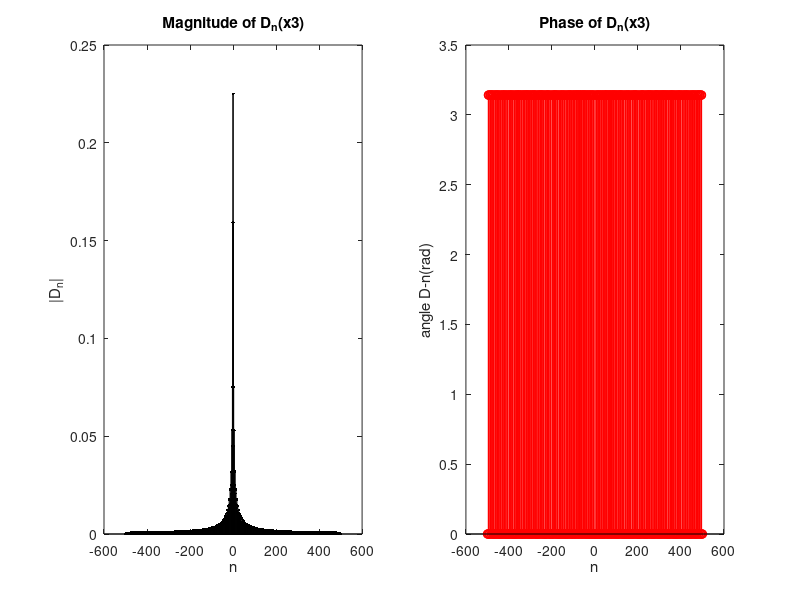

MATLAB code for this plot:
%A.4

%PART A
%x1(t)
clf;
n = (-5:5);
D_n = (1./(pi.*n)) .* ( (1/2)*(sin((3-n).*pi) + sin((3+n).*pi)) + (1/4)*(sin((1-n).*pi) + sin((1+n).*pi)) );
subplot(1,2,1);
stem(n,abs(D_n), '.k');
xlabel('n');
ylabel('|D_n|');
title('Magnitude of D_n(x1)');
subplot(1,2,2);
stem(n, angle(D_n), 'r');
xlabel('n');
ylabel('angle D-n(rad)');
title('Phase of D_n(x1)');

%x2(t)
clf;
n = (-5:5);
D_n = (1./(n*pi).*sin((n.*pi)./2));
subplot(1,2,1);
stem(n,abs(D_n), '.k');
xlabel('n');
ylabel('|D_n|');
title('Magnitude of D_n(x2)');
subplot(1,2,2);
stem(n, angle(D_n), 'r');
xlabel('n');
ylabel('angle D-n(rad)');
title('Phase of D_n(x2)');

%x3(t)
clf;
n = (-5:5);
D_n = (1./(n*pi).*sin((n.*pi)./4));
subplot(1,2,1);
stem(n,abs(D_n), '.k');
xlabel('n');
ylabel('|D_n|');
title('Magnitude of D_n(x3)');
subplot(1,2,2);
stem(n, angle(D_n), 'r');
xlabel('n');
ylabel('angle D-n(rad)');
title('Phase of D_n(x3)');

%PART B
%x1(t)
clf;
n = (-20:20);
D_n = (1./(pi.*n)) .* ( (1/2)*(sin((3-n).*pi) + sin((3+n).*pi)) + (1/4)*(sin((1-n).*pi) + sin((1+n).*pi)) );
subplot(1,2,1);
stem(n,abs(D_n), '.k');
xlabel('n');
ylabel('|D_n|');
title('Magnitude of D_n(x1)');
subplot(1,2,2);
stem(n, angle(D_n), 'r');
xlabel('n');
ylabel('angle D-n(rad)');
title('Phase of D_n(x1)');

%x2(t)
clf;
n = (-20:20);
D_n = (1./(n*pi).*sin((n.*pi)./2));
subplot(1,2,1);
stem(n,abs(D_n), '.k');
xlabel('n');
ylabel('|D_n|');
title('Magnitude of D_n(x2)');
subplot(1,2,2);
stem(n, angle(D_n), 'r');
xlabel('n');
ylabel('angle D-n(rad)');
title('Phase of D_n(x2)');

%x3(t)
clf;
n = (-20:20);
D_n = (1./(n*pi).*sin((n.*pi)./4));
subplot(1,2,1);
stem(n,abs(D_n), '.k');
xlabel('n');
ylabel('|D_n|');
title('Magnitude of D_n(x3)');
subplot(1,2,2);
stem(n, angle(D_n), 'r');
xlabel('n');
ylabel('angle D-n(rad)');
title('Phase of D_n(x3)');

%PART C
%x1(t)
clf;
n = (-50:50);
D_n = (1./(pi.*n)) .* ( (1/2)*(sin((3-n).*pi) + sin((3+n).*pi)) + (1/4)*(sin((1-n).*pi) + sin((1+n).*pi)) );
subplot(1,2,1);
stem(n,abs(D_n), '.k');
xlabel('n');
ylabel('|D_n|');
title('Magnitude of D_n(x1)');
subplot(1,2,2);
stem(n, angle(D_n), 'r');
xlabel('n');
ylabel('angle D-n(rad)');
title('Phase of D_n(x1)');

%x2(t)
clf;
n = (-50:50);
D_n = (1./(n*pi).*sin((n.*pi)./2));
subplot(1,2,1);
stem(n,abs(D_n), '.k');
xlabel('n');
ylabel('|D_n|');
title('Magnitude of D_n(x2)');
subplot(1,2,2);
stem(n, angle(D_n), 'r');
xlabel('n');
ylabel('angle D-n(rad)');
title('Phase of D_n(x2)');

%x3(t)
clf;
n = (-50:50);
D_n = (1./(n*pi).*sin((n.*pi)./4));
subplot(1,2,1);
stem(n,abs(D_n), '.k');
xlabel('n');
ylabel('|D_n|');
title('Magnitude of D_n(x3)');
subplot(1,2,2);
stem(n, angle(D_n), 'r');
xlabel('n');
ylabel('angle D-n(rad)');
title('Phase of D_n(x3)');

%PART D
%x1(t)
clf;
n = (-500:500);
D_n = (1./(pi.*n)) .* ( (1/2)*(sin((3-n).*pi) + sin((3+n).*pi)) + (1/4)*(sin((1-n).*pi) + sin((1+n).*pi)) );
subplot(1,2,1);
stem(n,abs(D_n), '.k');
xlabel('n');
ylabel('|D_n|');
title('Magnitude of D_n(x1)');
subplot(1,2,2);
stem(n, angle(D_n), 'r');
xlabel('n');
ylabel('angle D-n(rad)');
title('Phase of D_n(x1)');

%x2(t)
clf;
n = (-500:500);
D_n = (1./(n*pi).*sin((n.*pi)./2));
subplot(1,2,1);
stem(n,abs(D_n), '.k');
xlabel('n');
ylabel('|D_n|');
title('Magnitude of D_n(x2)');
subplot(1,2,2);
stem(n, angle(D_n), 'r');
xlabel('n');
ylabel('angle D-n(rad)');
title('Phase of D_n(x2)');

%x3(t)
clf;
n = (-500:500);
D_n = (1./(n*pi).*sin((n.*pi)./4));
subplot(1,2,1);
stem(n,abs(D_n), '.k');
xlabel('n');
ylabel('|D_n|');
title('Magnitude of D_n(x3)');
subplot(1,2,2);
stem(n, angle(D_n), 'r');
xlabel('n');
ylabel('angle D-n(rad)');
title('Phase of D_n(x3)');
